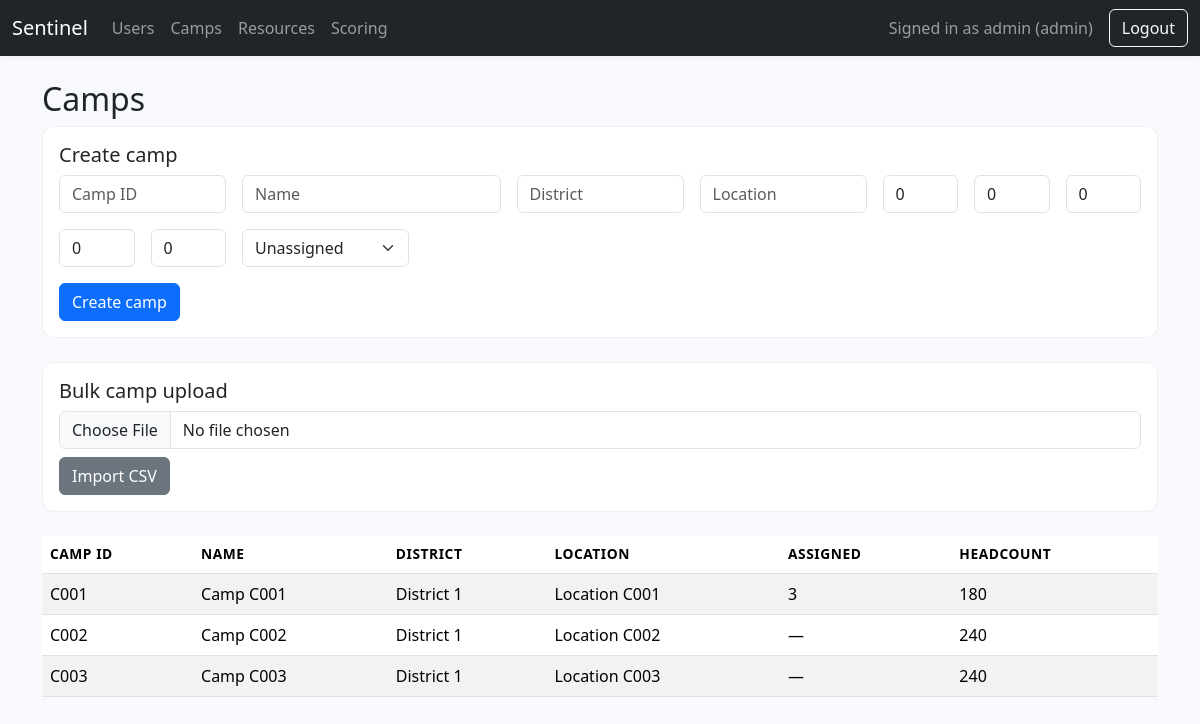
The app's page /admin/camps (signed in) with its own data.
### sentinel/models.py (models this page shows)
class User(Base):
    __tablename__ = "users"
    id: Mapped[int] = mapped_column(Integer, primary_key=True, index=True)
    username: Mapped[str] = mapped_column(String(120), unique=True, nullable=False, index=True)
    password_hash: Mapped[str] = mapped_column(String(255), nullable=False)
    salt: Mapped[str] = mapped_column(String(255), nullable=False)
    role: Mapped[str] = mapped_column(String(50), nullable=False)
    camp_id: Mapped[Optional[str]] = mapped_column(String(50), ForeignKey("camps.camp_id"), nullable=True)
    is_active: Mapped[bool] = mapped_column(Boolean, default=True)
    created_at: Mapped[datetime] = mapped_column(DateTime, default=datetime.utcnow)

class Camp(Base):
    __tablename__ = "camps"
    camp_id: Mapped[str] = mapped_column(String(50), primary_key=True, index=True)
    name: Mapped[str] = mapped_column(String(200), nullable=False)
    district: Mapped[str] = mapped_column(String(200), default="")
    location: Mapped[str] = mapped_column(String(200), default="")
    headcount: Mapped[int] = mapped_column(Integer, default=0)
    elderly: Mapped[int] = mapped_column(Integer, default=0)
    disabled: Mapped[int] = mapped_column(Integer, default=0)
    maternal: Mapped[int] = mapped_column(Integer, default=0)
    infant: Mapped[int] = mapped_column(Integer, default=0)
    stock_food: Mapped[float] = mapped_column(Float, default=0.0)
    stock_water: Mapped[float] = mapped_column(Float, default=0.0)
    stock_medical: Mapped[float] = mapped_column(Float, default=0.0)
    stock_infant_supplies: Mapped[float] = mapped_column(Float, default=0.0)
    assigned_coordinator_id: Mapped[Optional[int]] = mapped_column(ForeignKey("users.id"), nullable=True)
    updated_by: Mapped[Optional[str]] = mapped_column(String(120), nullable=True)
    updated_at: Mapped[Optional[datetime]] = mapped_column(DateTime, nullable=True)

### sentinel/routers/admin.py (the view)
@router.get("/camps")
def camps_page(request: Request, db: Session = Depends(get_db), user: User = Depends(require_role("admin"))):
    camp_rows = db.query(Camp).all()
    coordinators = db.query(User).filter(User.role == "coordinator").all()
    return templates.TemplateResponse("admin_camps.html", {"request": request, "user": user, "camps": camp_rows, "coordinators": coordinators})

### sentinel/templates/admin_camps.html (shortened to what this page needs)
{% extends 'base.html' %}
{% block content %}
<h2>Camps</h2>
<div class="card mb-4">
  <div class="card-body">
    <h5 class="card-title">Create camp</h5>
    <form method="post" action="/admin/camps">
      <div class="row g-3">
        <div class="col-md-2"><input class="form-control" name="camp_id" placeholder="Camp ID" required /></div>
        <div class="col-md-3"><input class="form-control" name="name" placeholder="Name" required /></div>
        <div class="col-md-2"><input class="form-control" name="district" placeholder="District" required /></div>
        <div class="col-md-2"><input class="form-control" name="location" placeholder="Location" required /></div>
        <div class="col-md-1"><input class="form-control" name="headcount" type="number" value="0" required /></div>
        <div class="col-md-1"><input class="form-control" name="elderly" type="number" value="0" required /></div>
        <div class="col-md-1"><input class="form-control" name="disabled" type="number" value="0" required /></div>
        <div class="col-md-1"><input class="form-control" name="maternal" type="number" value="0" required /></div>
        <div class="col-md-1"><input class="form-control" name="infant" type="number" value="0" required /></div>
        <div class="col-md-2">
          <select class="form-select" name="assigned_coordinator_id">
            <option value="">Unassigned</option>
          </select>
        </div>
      </div>
      <button class="btn btn-primary mt-3" type="submit">Create camp</button>
    </form>
  </div>
</div>
<div class="card mb-4">
  <div class="card-body">
    <h5>Bulk camp upload</h5>
    <form method="post" action="/admin/camps/import" enctype="multipart/form-data">
      <input class="form-control" type="file" name="file" accept=".csv" required />
      <button class="btn btn-secondary mt-2" type="submit">Import CSV</button>
    </form>
  </div>
</div>
<table class="table table-striped">
  <thead><tr><th>Camp ID</th><th>Name</th><th>District</th><th>Location</th><th>Assigned</th><th>Headcount</th></tr></thead>
  <tbody>
    {% for camp in camps %}
    <tr><td>{{ camp.camp_id }}</td><td>{{ camp.name }}</td><td>{{ camp.district }}</td><td>{{ camp.location }}</td><td>{{ camp.assigned_coordinator_id or '—' }}</td><td>{{ camp.headcount }}</td></tr>
    {% endfor %}
  </tbody>
</table>
{% endblock %}

### sentinel/templates/base.html (shortened to what this page needs)
<!DOCTYPE html>
<html lang="en">
<head>
  <link href="https://cdn.jsdelivr.net/npm/bootstrap@5.3.3/dist/css/bootstrap.min.css" rel="stylesheet" />
  <link href="{{ request.url_for('static', path='/css/custom.css') }}" rel="stylesheet" />
</head>
<body>
<nav class="navbar navbar-expand-lg navbar-dark bg-dark mb-4">
  <div class="container-fluid">
    <a class="navbar-brand" href="/dashboard">Sentinel</a>
    <div class="collapse navbar-collapse">
      <ul class="navbar-nav me-auto">
        {% if user and user.role == 'admin' %}
        <li class="nav-item"><a class="nav-link" href="/admin/users">Users</a></li>
        <li class="nav-item"><a class="nav-link" href="/admin/camps">Camps</a></li>
        <li class="nav-item"><a class="nav-link" href="/admin/resources">Resources</a></li>
        <li class="nav-item"><a class="nav-link" href="/admin/scoring">Scoring</a></li>
        {% elif user and user.role == 'coordinator' %}
        <li class="nav-item"><a class="nav-link" href="/coordinator/camp">My camp</a></li>
        {% elif user and user.role == 'officer' %}
        <li class="nav-item"><a class="nav-link" href="/officer/allocations">Allocations</a></li>
        <li class="nav-item"><a class="nav-link" href="/officer/dispatches">Dispatches</a></li>
        {% elif user and user.role == 'auditor' %}
        <li class="nav-item"><a class="nav-link" href="/auditor/flags">Fraud flags</a></li>
        <li class="nav-item"><a class="nav-link" href="/auditor/audit-log">Audit log</a></li>
        {% endif %}
      </ul>
      {% if user %}
      <span class="navbar-text me-3">Signed in as {{ user.username }} ({{ user.role }})</span>
      <form method="post" action="/logout">
        <button class="btn btn-outline-light" type="submit">Logout</button>
      </form>
      {% endif %}
    </div>
  </div>
</nav>
<div class="container">
  {% block content %}{% endblock %}
</div>
</body>
</html>

### sentinel/static/css/custom.css (style rules this page uses)
body { background: #f7f9fc; }
.card { border-radius: 0.75rem; border: 1px solid rgba(0,0,0,0.06); }
.navbar { box-shadow: 0 1px 6px rgba(0,0,0,0.06); }
.table th { font-size: 0.86rem; text-transform: uppercase; letter-spacing: 0.04em; }

### records on screen
User: username "admin", role "admin"
Camp: camp_id "C001", name "Camp C001", district "District 1", location "Location C001", assigned_coordinator "3", headcount "180"
Camp: camp_id "C002", name "Camp C002", district "District 1", location "Location C002", assigned_coordinator_id "—", headcount "240"
Camp: camp_id "C003", name "Camp C003", district "District 1", location "Location C003", assigned_coordinator_id "—", headcount "240"
